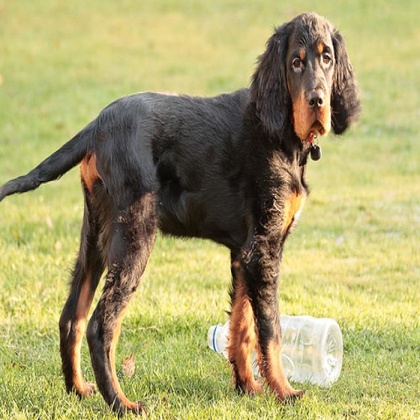
%> input picture dog/Gordon_setter_05271_jpg.rf.119f30130ee9eb37d48c3505bbdfb25a.jpg, 420 x 420 px, shrunk from 640 x 640 before the run
$ octave --eval "result = laplaceEdgeDetection(imread('Gordon_setter_05271_jpg.rf.119f30130ee9eb37d48c3505bbdfb25a.jpg'));"   (GNU Octave 9; MATLAB toolbox functions it lacks are replaced by stand-ins)
%> lines starting %> are read from the running program, lines starting %| are printed output that depends on the picture
function edgeImg = laplaceEdgeDetection(img)
    % 检查输入图像是否为彩色图像，若是则转换为灰度图像
    if size(img, 3) == 3
        img = rgb2gray(img);  % 如果是彩色图像，则转换为灰度图
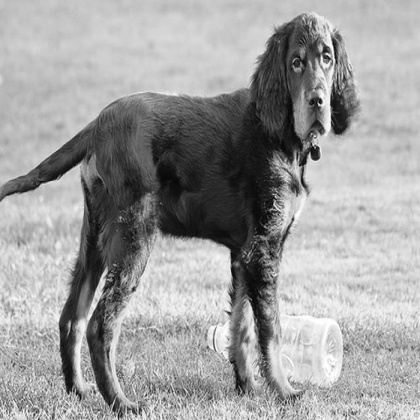
%> img: size 420x420 uint8; min 2, max 255, mean 157.8
    end

    % 将图像转换为 double 类型，便于计算
    img = double(img);
%> img: size 420x420 double

    % 定义拉普拉斯算子
    laplaceKernel = [0 1 0; 1 -4 1; 0 1 0];  % 拉普拉斯核

    % 获取图像的大小
    [rows, cols] = size(img);
%> rows = 420; cols = 420

    % 初始化梯度幅值图像
    edgeImg = zeros(rows, cols);

    % 对每个像素进行拉普拉斯算子卷积操作（排除边缘部分）
    for i = 2:rows-1
        for j = 2:cols-1
            % 提取当前像素周围的3x3区域
            region = img(i-1:i+1, j-1:j+1);

            % 计算拉普拉斯算子的响应
            edgeImg(i, j) = sum(sum(region .* laplaceKernel));
        end
    end
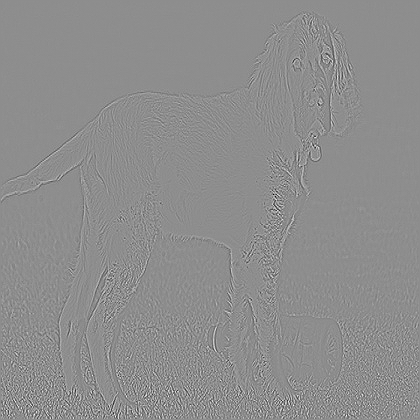
%> edgeImg: size 420x420 double; min -430, max 343, mean 0; drawn with min black and max white

    % 对拉普拉斯算子的输出应用绝对值
    edgeImg = abs(edgeImg);
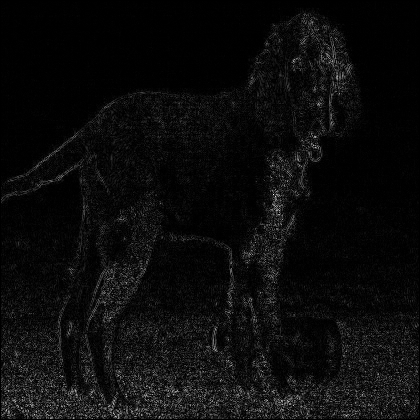
%> edgeImg: size 420x420 double; min 0, max 430, mean 20.6; drawn with min black and max white

    % 将结果限制在 [0, 255] 范围内
    edgeImg = mat2gray(edgeImg) * 255;

    % 转换为 uint8 类型
    edgeImg = uint8(edgeImg);
%> edgeImg: size 420x420 uint8
end
